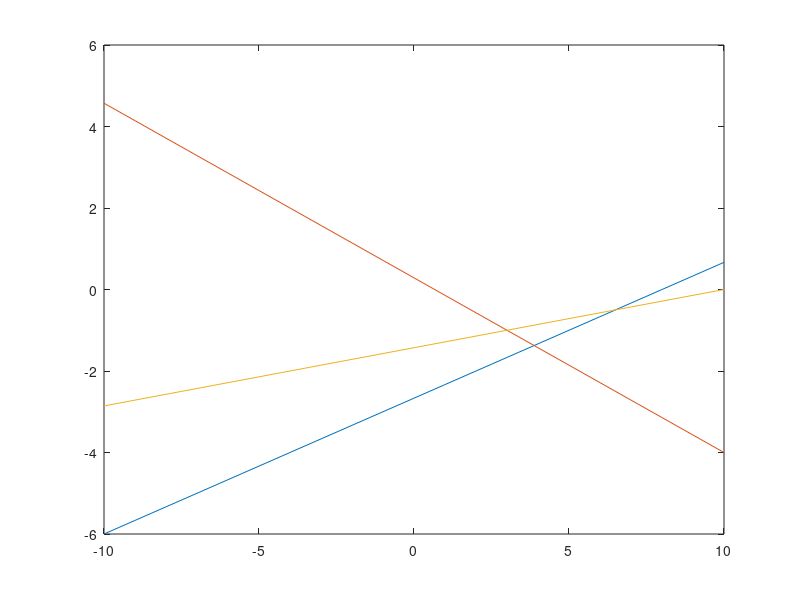

Source code (MATLAB):
%% Comments
% Moore-Penrose Pseudo Inverse can be 
% right inverse or left inverse. 
% It depends on the number of rows and columns
% of the rectangular matrix
%% Solution of Equations
% a11.x1+a12.x2=b1 a21.x1+a22.x2=b2 a31.x1+a32.x2=b3
a11=1;a12=-3;a21=3;a22=7;a31=1;a32=-7; b1=8;b2=2;b3=10;
A=[a11,a12;a21,a22;a31,a32]; b=[b1;b2;b3]
disp(A);
A_pi=pinv(A);
disp(A_pi*A); %check the Product of Pinv and A
x=A_pi*b
%disp(x(2))
disp(a11*x(1)+a12*x(2))
disp(a21*x(1)+a22*x(2))
disp(a31*x(1)+a32*x(2))
x1=(-10:10);
%% Plot
figure
plot(x1,(b1-a11*x1)/a12)
hold on
plot(x1,(b2-a21*x1)/a22)
hold on
plot(x1,(b3-a31*x1)/a32)